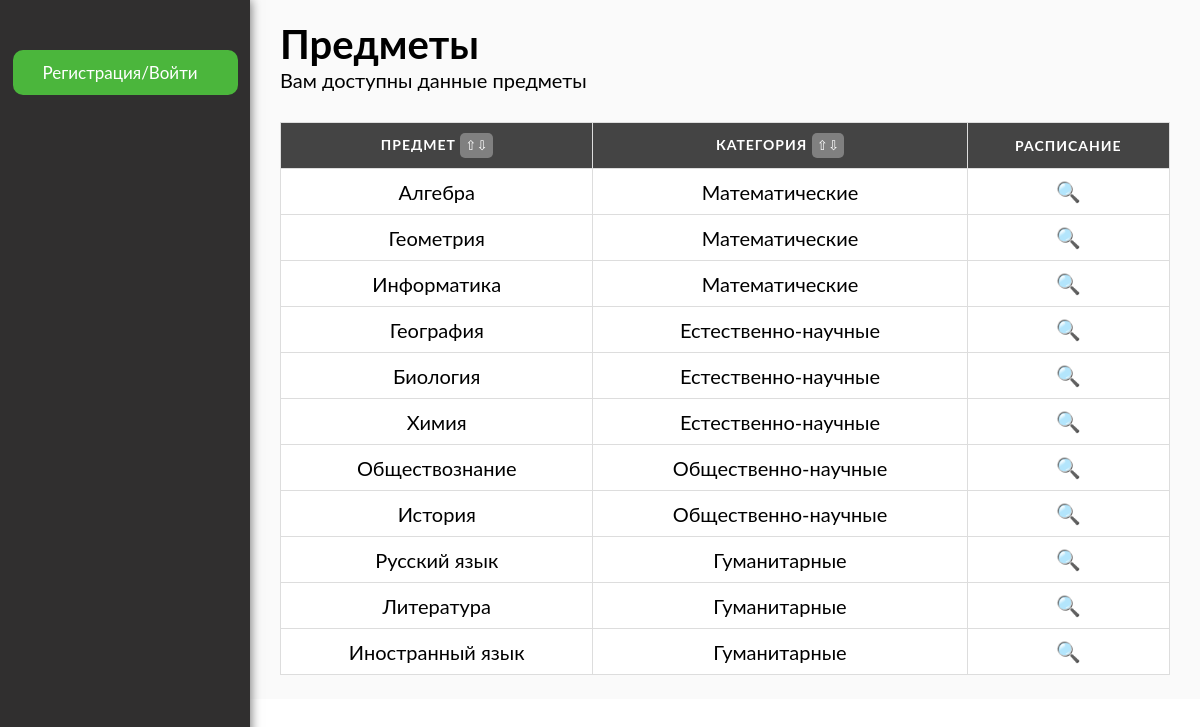
Screenshot of /lessons/ with the database file from the repository.
### main/models.py (models this page shows, shortened)
class lesson (models.Model):
    lesson = models.CharField('Предмет', max_length=250)
    lesson_type = models.CharField('Категория', max_length=250)

### main/views.py (the view)
# urls.py: path('lessons/', views.lessons, name='lessons'),
def lessons(request):
    lessons = lesson.objects.all()
    return render(request, 'main/lessons.html', {'lessons': lessons})

### main/templatetags/main_tags.py (called while the page is built)
@register.simple_tag
def get_menu():
    return menu

### main/templates/main/lessons.html (shortened to what this page needs)
{% extends 'main/layout.html' %}
{% block content %}
<h1>Предметы</h1>
<p>Вам доступны данные предметы</p>
<div class="table-wrap">
    <table class='table_list'>
        <thead>
            <tr>
                <th class="table_head" onclick="sortTable(0)">Предмет <button class="sort">⇧⇩</button></th>
                <th class="table_head" onclick="sortTable(1)">Категория <button class="sort">⇧⇩</button></th>
                <th class="table_head">Расписание </th>
            </tr>
        </thead>
        <tbody>
            {% for el in lessons %}
              <tr>
                  <td> {{ el.lesson }} </td>
                  <td> {{ el.lesson_type }} </td>
                  <td> <a href="/checking">🔍</a></td>
              </tr>
            {% endfor %}
        </tbody>
    </table>
</div>
{% endblock %}

### main/static/main/css/style3.css (style rules this page uses)
* { margin: 0; padding: 0; box-sizing: border-box; }
body, html { font-family: 'Lato', sans-serif; font-size: 20px; height: 100%; position: relative; }
a { color: #fff; text-decoration: none; }

### main/static/main/css/style_table.css (style rules this page uses)
.table-wrap { text-align: center; display: inline-block; background-color: #fff; color: #000; margin-top: 30px; width: 100%; }
button { float: right; background: none; color: white; border: 0px; padding: 5px; }
table { border: 1px solid #ccc; width: 100%; margin:0; padding:0; border-collapse: collapse; border-spacing: 0; }
table tr { border: 1px solid #ddd; padding: 5px; }
table th, table td { padding: 10px; text-align: center; border-right: 1px solid #ddd; }
table th { color: #fff; background-color: #444; text-transform: uppercase; font-size: 14px; letter-spacing: 1px; }
button { float: none; background: grey; color: white; border: 0px; padding: 5px; border-radius: 5px; }

### rows the page displays
lesson: lesson "Алгебра", lesson_type "Математические"
lesson: lesson "Геометрия", lesson_type "Математические"
lesson: lesson "Информатика", lesson_type "Математические"
lesson: lesson "География", lesson_type "Естественно-научные"
lesson: lesson "Биология", lesson_type "Естественно-научные"
lesson: lesson "Химия", lesson_type "Естественно-научные"
lesson: lesson "Обществознание", lesson_type "Общественно-научные"
lesson: lesson "История", lesson_type "Общественно-научные"
lesson: lesson "Русский язык", lesson_type "Гуманитарные"
lesson: lesson "Литература", lesson_type "Гуманитарные"
lesson: lesson "Иностранный язык", lesson_type "Гуманитарные"
